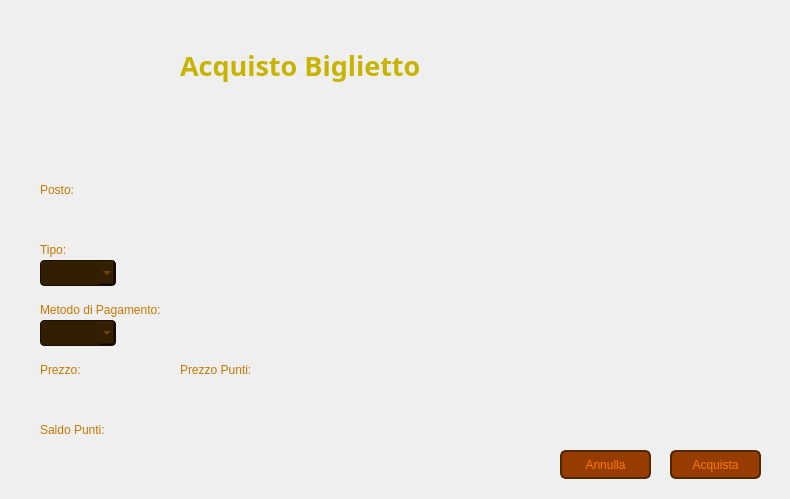
<?xml version="1.0" encoding="UTF-8"?>
<ui version="4.0">
 <class>VistaAcquistoBigliettoCliente</class>
 <widget class="QWidget" name="VistaAcquistoBigliettoCliente">
  <property name="geometry">
   <rect>
    <x>0</x>
    <y>0</y>
    <width>790</width>
    <height>499</height>
   </rect>
  </property>
  <property name="windowTitle">
   <string>Acquisto Biglietto - CineMax</string>
  </property>
  <widget class="QLabel" name="Sfondo">
   <property name="geometry">
    <rect>
     <x>0</x>
     <y>0</y>
     <width>791</width>
     <height>501</height>
    </rect>
   </property>
   <property name="font">
    <font>
     <family>Segoe UI</family>
    </font>
   </property>
   <property name="styleSheet">
    <string notr="true">QLabel {
    background: qlineargradient(
        x1: 0, y1: 1,
        x2: 0, y2: 0,
                stop: 0 #321E00,
        stop: 1 #643C00
    );
}</string>
   </property>
   <property name="text">
    <string/>
   </property>
  </widget>
  <widget class="QLabel" name="labelIconaFotoCliente">
   <property name="geometry">
    <rect>
     <x>40</x>
     <y>30</y>
     <width>121</width>
     <height>121</height>
    </rect>
   </property>
   <property name="text">
    <string/>
   </property>
   <property name="pixmap">
    <pixmap>Immagini/IconaFotoCliente.png</pixmap>
   </property>
   <property name="scaledContents">
    <bool>true</bool>
   </property>
  </widget>
  <widget class="QLabel" name="labelTitolo">
   <property name="geometry">
    <rect>
     <x>180</x>
     <y>30</y>
     <width>371</width>
     <height>71</height>
    </rect>
   </property>
   <property name="font">
    <font>
     <family>Segoe UI Variable</family>
     <pointsize>20</pointsize>
     <bold>true</bold>
    </font>
   </property>
   <property name="styleSheet">
    <string notr="true">QLabel {
    color: #C8B400;
}</string>
   </property>
   <property name="text">
    <string>Acquisto Biglietto</string>
   </property>
   <property name="alignment">
    <set>Qt::AlignmentFlag::AlignLeading|Qt::AlignmentFlag::AlignLeft|Qt::AlignmentFlag::AlignVCenter</set>
   </property>
  </widget>
  <widget class="QLabel" name="labelPosto">
   <property name="geometry">
    <rect>
     <x>40</x>
     <y>180</y>
     <width>111</width>
     <height>20</height>
    </rect>
   </property>
   <property name="styleSheet">
    <string notr="true">QLabel {
    color: #C87800;
}</string>
   </property>
   <property name="text">
    <string>Posto:</string>
   </property>
   <property name="alignment">
    <set>Qt::AlignmentFlag::AlignLeading|Qt::AlignmentFlag::AlignLeft|Qt::AlignmentFlag::AlignVCenter</set>
   </property>
  </widget>
  <widget class="QLabel" name="labelTipo">
   <property name="geometry">
    <rect>
     <x>40</x>
     <y>240</y>
     <width>81</width>
     <height>20</height>
    </rect>
   </property>
   <property name="styleSheet">
    <string notr="true">QLabel {
    color: #C87800;
}</string>
   </property>
   <property name="text">
    <string>Tipo:</string>
   </property>
   <property name="alignment">
    <set>Qt::AlignmentFlag::AlignLeading|Qt::AlignmentFlag::AlignLeft|Qt::AlignmentFlag::AlignVCenter</set>
   </property>
  </widget>
  <widget class="QLabel" name="labelTipoPagamento">
   <property name="geometry">
    <rect>
     <x>40</x>
     <y>300</y>
     <width>171</width>
     <height>20</height>
    </rect>
   </property>
   <property name="styleSheet">
    <string notr="true">QLabel {
    color: #C87800;
}</string>
   </property>
   <property name="text">
    <string>Metodo di Pagamento:</string>
   </property>
   <property name="alignment">
    <set>Qt::AlignmentFlag::AlignLeading|Qt::AlignmentFlag::AlignLeft|Qt::AlignmentFlag::AlignVCenter</set>
   </property>
  </widget>
  <widget class="QLabel" name="labelPrezzo">
   <property name="geometry">
    <rect>
     <x>40</x>
     <y>360</y>
     <width>81</width>
     <height>20</height>
    </rect>
   </property>
   <property name="styleSheet">
    <string notr="true">QLabel {
    color: #C87800;
}</string>
   </property>
   <property name="text">
    <string>Prezzo:</string>
   </property>
   <property name="alignment">
    <set>Qt::AlignmentFlag::AlignLeading|Qt::AlignmentFlag::AlignLeft|Qt::AlignmentFlag::AlignVCenter</set>
   </property>
  </widget>
  <widget class="QPushButton" name="pushButtonAcquista">
   <property name="geometry">
    <rect>
     <x>670</x>
     <y>450</y>
     <width>91</width>
     <height>29</height>
    </rect>
   </property>
   <property name="styleSheet">
    <string notr="true">QPushButton {
    background-color: #963C00;
    color: #FF7800;
    border: 2px solid #502800;
    border-radius: 6px;
}

QPushButton:hover {
    background-color: #C86400;
}
</string>
   </property>
   <property name="text">
    <string>Acquista</string>
   </property>
  </widget>
  <widget class="QPushButton" name="pushButtonAnnulla">
   <property name="geometry">
    <rect>
     <x>560</x>
     <y>450</y>
     <width>91</width>
     <height>29</height>
    </rect>
   </property>
   <property name="styleSheet">
    <string notr="true">QPushButton {
    background-color: #963C00;
    color: #FF7800;
    border: 2px solid #502800;
    border-radius: 6px;
}

QPushButton:hover {
    background-color: #C86400;
}
</string>
   </property>
   <property name="text">
    <string>Annulla</string>
   </property>
  </widget>
  <widget class="QLabel" name="labelPostoBiglietto">
   <property name="geometry">
    <rect>
     <x>40</x>
     <y>200</y>
     <width>51</width>
     <height>20</height>
    </rect>
   </property>
   <property name="styleSheet">
    <string notr="true">QLabel {
    color: #965A00;
}</string>
   </property>
   <property name="text">
    <string/>
   </property>
  </widget>
  <widget class="QLabel" name="labelPrezzoBiglietto">
   <property name="geometry">
    <rect>
     <x>40</x>
     <y>380</y>
     <width>71</width>
     <height>20</height>
    </rect>
   </property>
   <property name="styleSheet">
    <string notr="true">QLabel {
    color: #965A00;
}</string>
   </property>
   <property name="text">
    <string/>
   </property>
  </widget>
  <widget class="QComboBox" name="comboBoxTipo">
   <property name="geometry">
    <rect>
     <x>40</x>
     <y>260</y>
     <width>76</width>
     <height>26</height>
    </rect>
   </property>
   <property name="styleSheet">
    <string notr="true">QComboBox {
    background-color: #321E00;
    color: #965A00;
    border: 1px solid #190E00;
    border-radius: 4px;
}

QComboBox QAbstractItemView {
    background-color: #321E00;
	color: #965A00;
    border: 1px solid #190E00;
	border-radius: 4px;
    selection-background-color: #C86400;
}

QComboBox QAbstractItemView::item:hover {
    background-color: #C86400;
}</string>
   </property>
  </widget>
  <widget class="QComboBox" name="comboBoxTipoPagamento">
   <property name="geometry">
    <rect>
     <x>40</x>
     <y>320</y>
     <width>76</width>
     <height>26</height>
    </rect>
   </property>
   <property name="styleSheet">
    <string notr="true">QComboBox {
    background-color: #321E00;
    color: #965A00;
    border: 1px solid #190E00;
    border-radius: 4px;
}

QComboBox QAbstractItemView {
    background-color: #321E00;
	color: #965A00;
    border: 1px solid #190E00;
	border-radius: 4px;
    selection-background-color: #C86400;
}

QComboBox QAbstractItemView::item:hover {
    background-color: #C86400;
}</string>
   </property>
  </widget>
  <widget class="QLabel" name="labelPrezzoPunti">
   <property name="geometry">
    <rect>
     <x>180</x>
     <y>360</y>
     <width>121</width>
     <height>20</height>
    </rect>
   </property>
   <property name="styleSheet">
    <string notr="true">QLabel {
    color: #C87800;
}</string>
   </property>
   <property name="text">
    <string>Prezzo Punti:</string>
   </property>
   <property name="alignment">
    <set>Qt::AlignmentFlag::AlignLeading|Qt::AlignmentFlag::AlignLeft|Qt::AlignmentFlag::AlignVCenter</set>
   </property>
  </widget>
  <widget class="QLabel" name="labelPrezzoPuntiBiglietto">
   <property name="geometry">
    <rect>
     <x>180</x>
     <y>380</y>
     <width>71</width>
     <height>20</height>
    </rect>
   </property>
   <property name="styleSheet">
    <string notr="true">QLabel {
    color: #965A00;
}</string>
   </property>
   <property name="text">
    <string/>
   </property>
  </widget>
  <widget class="QLabel" name="labelErroreTipo">
   <property name="geometry">
    <rect>
     <x>130</x>
     <y>260</y>
     <width>191</width>
     <height>20</height>
    </rect>
   </property>
   <property name="styleSheet">
    <string notr="true">QLabel {
    color: #FFFF00;
}</string>
   </property>
   <property name="text">
    <string/>
   </property>
   <property name="scaledContents">
    <bool>false</bool>
   </property>
  </widget>
  <widget class="QLabel" name="labelErroreTipoPagamento">
   <property name="geometry">
    <rect>
     <x>130</x>
     <y>320</y>
     <width>191</width>
     <height>20</height>
    </rect>
   </property>
   <property name="styleSheet">
    <string notr="true">QLabel {
    color: #FFFF00;
}</string>
   </property>
   <property name="text">
    <string/>
   </property>
   <property name="scaledContents">
    <bool>false</bool>
   </property>
  </widget>
  <widget class="QLabel" name="labelPunti">
   <property name="geometry">
    <rect>
     <x>40</x>
     <y>420</y>
     <width>81</width>
     <height>20</height>
    </rect>
   </property>
   <property name="styleSheet">
    <string notr="true">QLabel {
    color: #C87800;
}</string>
   </property>
   <property name="text">
    <string>Saldo Punti:</string>
   </property>
   <property name="alignment">
    <set>Qt::AlignmentFlag::AlignLeading|Qt::AlignmentFlag::AlignLeft|Qt::AlignmentFlag::AlignVCenter</set>
   </property>
  </widget>
  <widget class="QLabel" name="labelPuntiCliente">
   <property name="geometry">
    <rect>
     <x>40</x>
     <y>440</y>
     <width>71</width>
     <height>20</height>
    </rect>
   </property>
   <property name="styleSheet">
    <string notr="true">QLabel {
    color: #965A00;
}</string>
   </property>
   <property name="text">
    <string/>
   </property>
  </widget>
  <widget class="QLabel" name="labelErrorePuntiInsufficenti">
   <property name="geometry">
    <rect>
     <x>190</x>
     <y>440</y>
     <width>191</width>
     <height>20</height>
    </rect>
   </property>
   <property name="styleSheet">
    <string notr="true">QLabel {
    color: #FFFF00;
}</string>
   </property>
   <property name="text">
    <string/>
   </property>
   <property name="scaledContents">
    <bool>false</bool>
   </property>
  </widget>
 </widget>
 <resources/>
 <connections/>
</ui>
